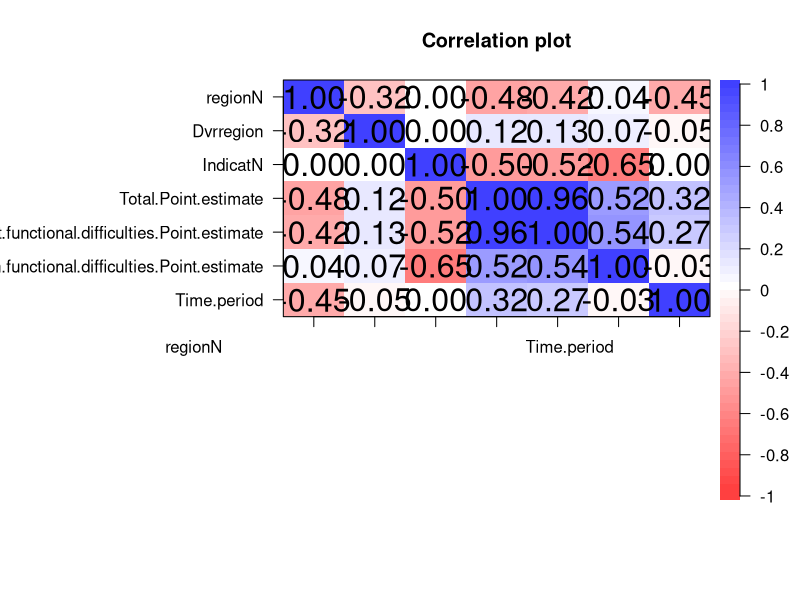
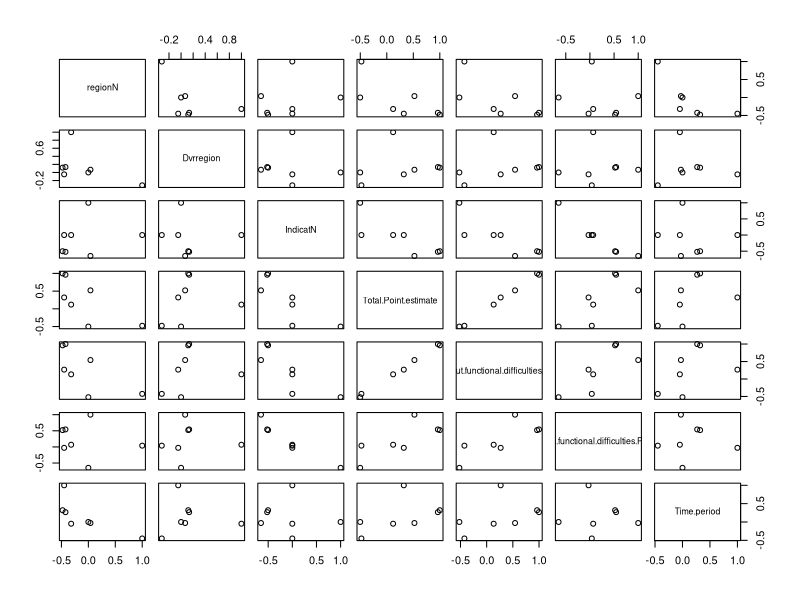
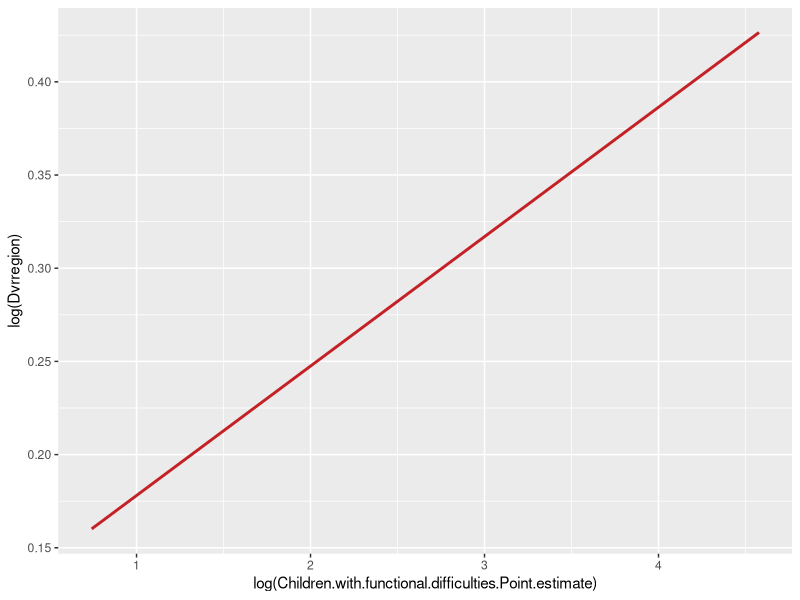
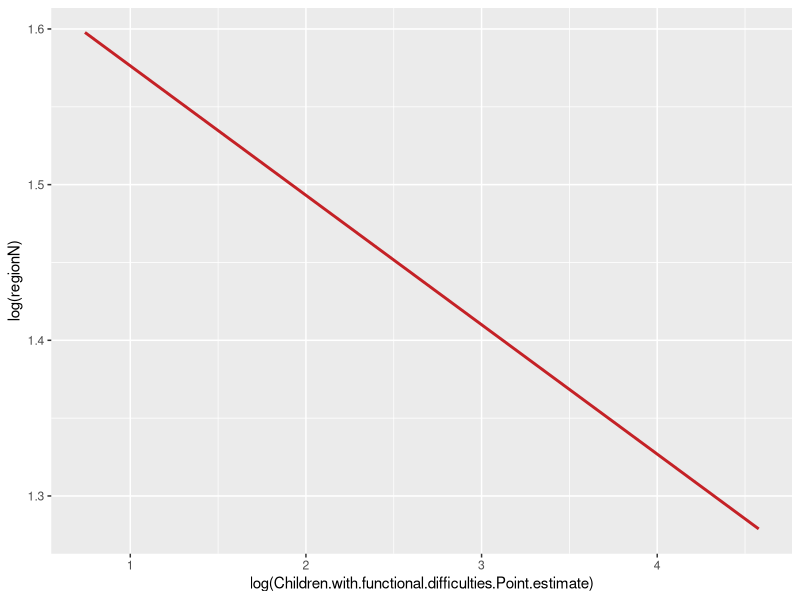
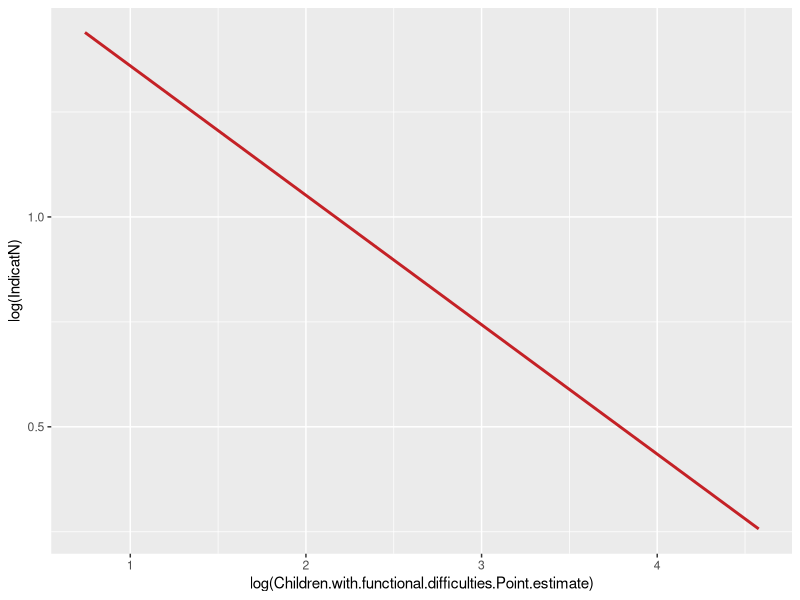
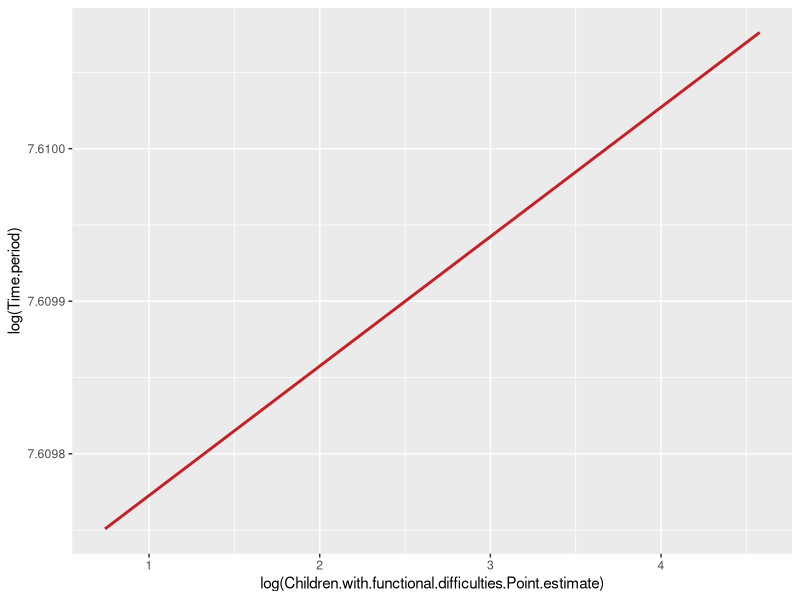
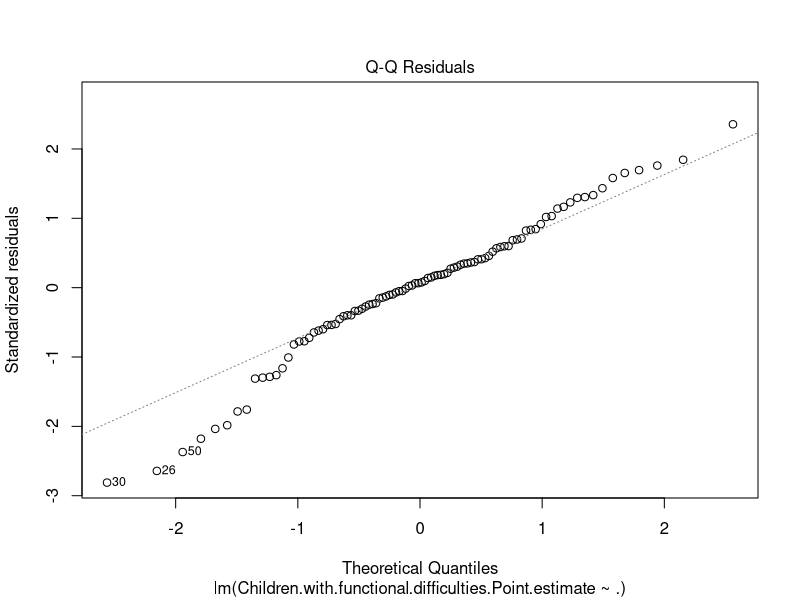
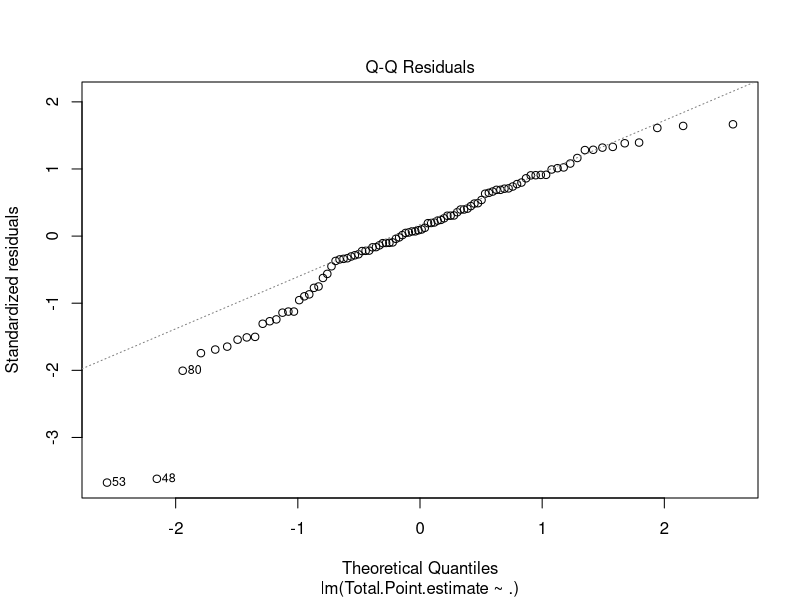

Reproduce these figures in R, in order. (Note: this script raises an error after producing the figures.)
setwd("C:/Users/nursa/OneDrive/GroupProjDA")
library(psych)
library(caret)
library(dplyr)
library(car)

anar=read.csv("totalANAR.csv")
dt=subset(anar,select = c(regionN,Dvrregion,IndicatN,
                        Total.Point.estimate,Children.without.functional.difficulties.Point.estimate,
                        Children.with.functional.difficulties.Point.estimate,Time.period))
corPlot(cor(dt))
pairs(cor(dt))


ggplot(dt, aes(x = log(Children.with.functional.difficulties.Point.estimate), y = log(Dvrregion))) +
  stat_smooth(method = "lm",
              col = "#C42126", se = FALSE, size = 1
  )
ggplot(dt, aes(x = log(Children.with.functional.difficulties.Point.estimate), y = log(regionN))) +
  stat_smooth(method = "lm",
              col = "#C42126", se = FALSE, size = 1
  )
ggplot(dt, aes(x = log(Children.with.functional.difficulties.Point.estimate), y = log(IndicatN))) +
  stat_smooth(method = "lm",
              col = "#C42126", se = FALSE, size = 1
  )
ggplot(dt, aes(x = log(Children.with.functional.difficulties.Point.estimate), y = log(Time.period))) +
  stat_smooth(method = "lm",
              col = "#C42126", se = FALSE, size = 1
  )

set.seed(4)
model=lm(Children.with.functional.difficulties.Point.estimate~.,data = dt)

summary(model)
# Call:
#   lm(formula = Children.with.functional.difficulties.Point.estimate ~ 
#        ., data = dt)
# 
# Residuals:
#   Min      1Q  Median      3Q     Max 
# -71.092 -11.987   1.615  14.548  58.649 
# 
# Coefficients:
#                                                          Estimate Std. Error t value Pr(>|t|)    
# (Intercept)                                             3415.5121  6653.0177   0.513   0.6090    
# regionN                                                    4.6039     1.8450   2.495   0.0144 *  
# Dvrregion                                                  4.6125     4.0560   1.137   0.2585    
# IndicatN                                                 -18.8861     3.9734  -4.753 7.65e-06 ***
# Total.Point.estimate                                       0.3148     0.3360   0.937   0.3515    
# Children.without.functional.difficulties.Point.estimate    0.1861     0.3197   0.582   0.5619    
# Time.period                                               -1.6807     3.2951  -0.510   0.6113    
# ---
#   Signif. codes:  0 '***' 0.001 '**' 0.01 '*' 0.05 '.' 0.1 ' ' 1
# 
# Residual standard error: 25.81 on 89 degrees of freedom
# Multiple R-squared:  0.5246,	Adjusted R-squared:  0.4925 
# F-statistic: 16.37 on 6 and 89 DF,  p-value: 1.295e-12

plot(model,2)
#require regression for tpe
dt_tpe=subset(dt,select = -c(Children.without.functional.difficulties.Point.estimate,Children.with.functional.difficulties.Point.estimate))
model_tpe=lm(Total.Point.estimate~.,data = dt_tpe)
summary(model_tpe)
plot(model_tpe,2)

#require regression for cwithout
dt_cthout=subset(dt,select = -c(Total.Point.estimate,Children.with.functional.difficulties.Point.estimate))
model_cthout=lm(Children.without.functional.difficulties.Point.estimate~.,data=dt_cthout)
summary(model_cthout)
plot(model_cthout,2)

#create prediction of ANAR
hmph=subset(dt,select = c(Time.period,Children.with.functional.difficulties.Point.estimate))
a=colMeans(hmph[hmph$Time.period=='2017',])
b=colMeans(hmph[hmph$Time.period=='2018',])
c=colMeans(hmph[hmph$Time.period=='2019',])
d=colMeans(hmph[hmph$Time.period=='2020',])

yearPred=data.frame(
  year=c(2017:2020),
  anarDisabled=c(as.double(a[2]),as.double(b[2]),as.double(c[2]),as.double(d[2]))
)
i=0
pred=0

for(i in 1:nrow(dt)) {       # for-loop over rows
  #set region
  #1="SA" 2="ECA" 3="SSA" 4="LAC" 5="MENA" 6="EAP"
  re=dt[i,]$regionN
  #set DEveloptment region
  #0="Not Classified" 1="Least Developed" 2="More Developed" 3="Less Developed"  
  dv=dt[i,]$Dvrregion
  #set indicatior
  #1="Primary" 2="Lower Secondary" 3="Upper secondary"
  inid=dt[i,]$IndicatN
  #set year to predict
  t=2021
  
  #set total estimate
  d=data.frame(regionN=re,Dvrregion=dv,IndicatN=indi,Time.period=t,interval = "confidence")
  tpe=as.double(predict(model_tpe,d))
  
  #set cthout
  d1=data.frame(regionN=re,Dvrregion=dv,IndicatN=indi,Time.period=t,interval = "confidence")
  cthout=as.double(predict(model_cthout,d1))
  
  newdata=data.frame(regionN=re,
                     Dvrregion=dv,
                     IndicatN=indi,
                     Total.Point.estimate=tpe,
                     Children.without.functional.difficulties.Point.estimate=cthout,
                     Time.period = t, interval = "confidence")
  
 pred=pred+as.double(predict(model,newdata))
}
meanPred=pred/nrow(dt)
#create data frame
newPred=data.frame(
  year=2021,
  anarDisabled=meanPred
)
#insert to yearPred
yearPred=rbind(yearPred,newPred)

plot(yearPred$year, yearPred$anarDisabled, col="red",type = "l", lty = 2, frame=FALSE)
lines(yearPred[1:4,]$year, yearPred[1:4,]$anarDisabled, col="blue",type = "l", lty = 1)
legend("topleft", legend=c("Predicted", "Actual"),
       col=c("red", "blue"), lty = 2:1, cex=0.8)
